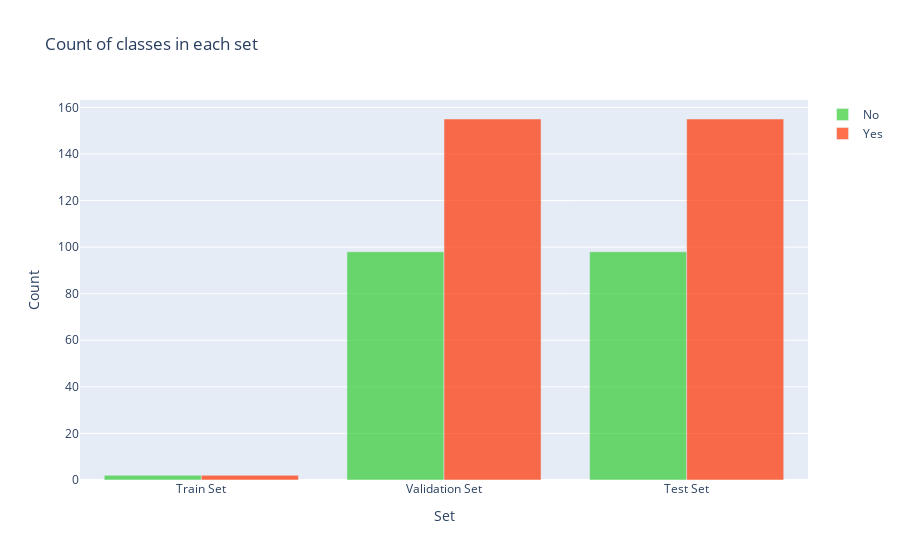

The cell this chart's notebook holds for it:
### Code cell
y = dict()
y[0] = []
y[1] = []
for set_name in (y_train, y_val, y_test):
    y[0].append(np.sum(set_name == 0))
    y[1].append(np.sum(set_name == 1))

trace0 = go.Bar(
    x=['Train Set', 'Validation Set', 'Test Set'],
    y=y[0],
    name='No',
    marker=dict(color='#33cc33'),
    opacity=0.7
)
trace1 = go.Bar(
    x=['Train Set', 'Validation Set', 'Test Set'],
    y=y[1],
    name='Yes',
    marker=dict(color='#ff3300'),
    opacity=0.7
)
data = [trace0, trace1]
layout = go.Layout(
    title='Count of classes in each set',
    xaxis={'title': 'Set'},
    yaxis={'title': 'Count'}
)
fig = go.Figure(data, layout)
iplot(fig)

### Figure 1 — Plotly figure (JSON) as saved in the notebook; plotly's stock layout.template omitted (floating-point values rounded to 4 significant figures)
{"data": [{"marker": {"color": "#33cc33"}, "name": "No", "opacity": 0.7, "x": ["Train Set", "Validation Set", "Test Set"], "y": [2, 98, 98], "type": "bar"}, {"marker": {"color": "#ff3300"}, "name": "Yes", "opacity": 0.7, "x": ["Train Set", "Validation Set", "Test Set"], "y": [2, 155, 155], "type": "bar"}], "layout": {"title": {"text": "Count of classes in each set"}, "xaxis": {"title": {"text": "Set"}}, "yaxis": {"title": {"text": "Count"}}}}
